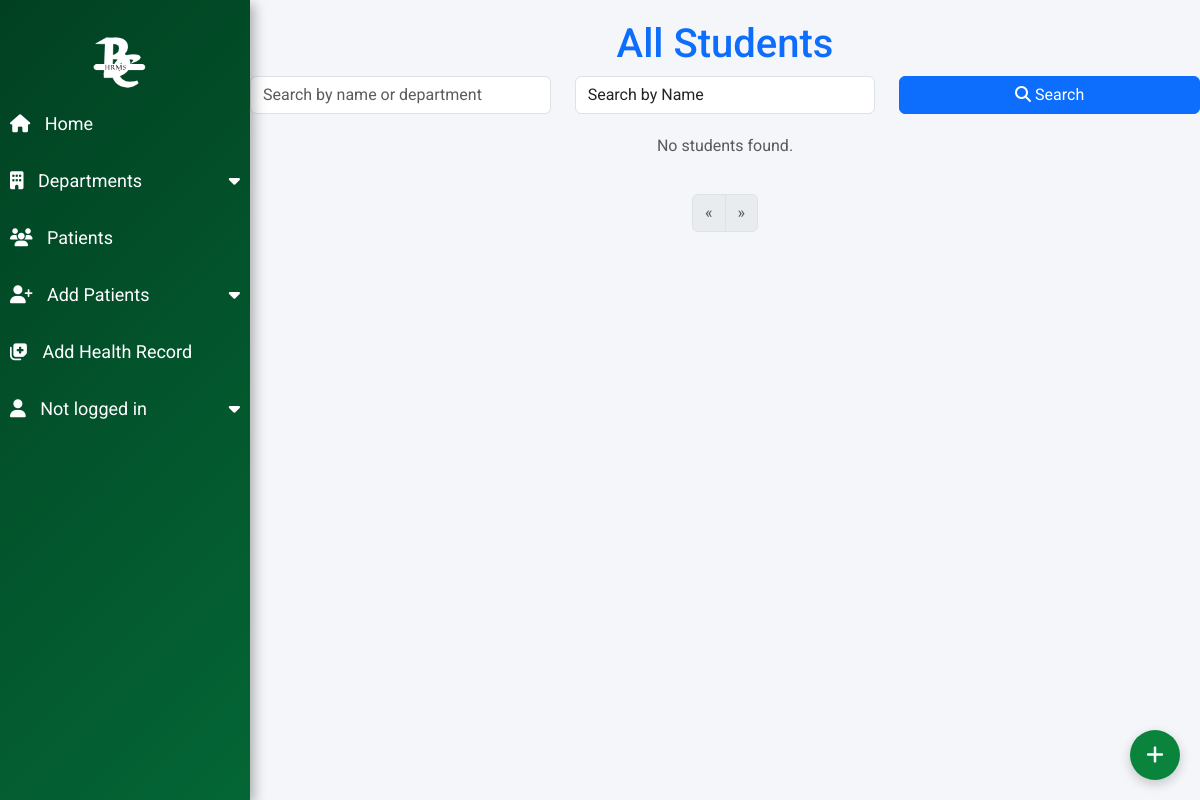
The page /all_students.php on the database as committed earlier.
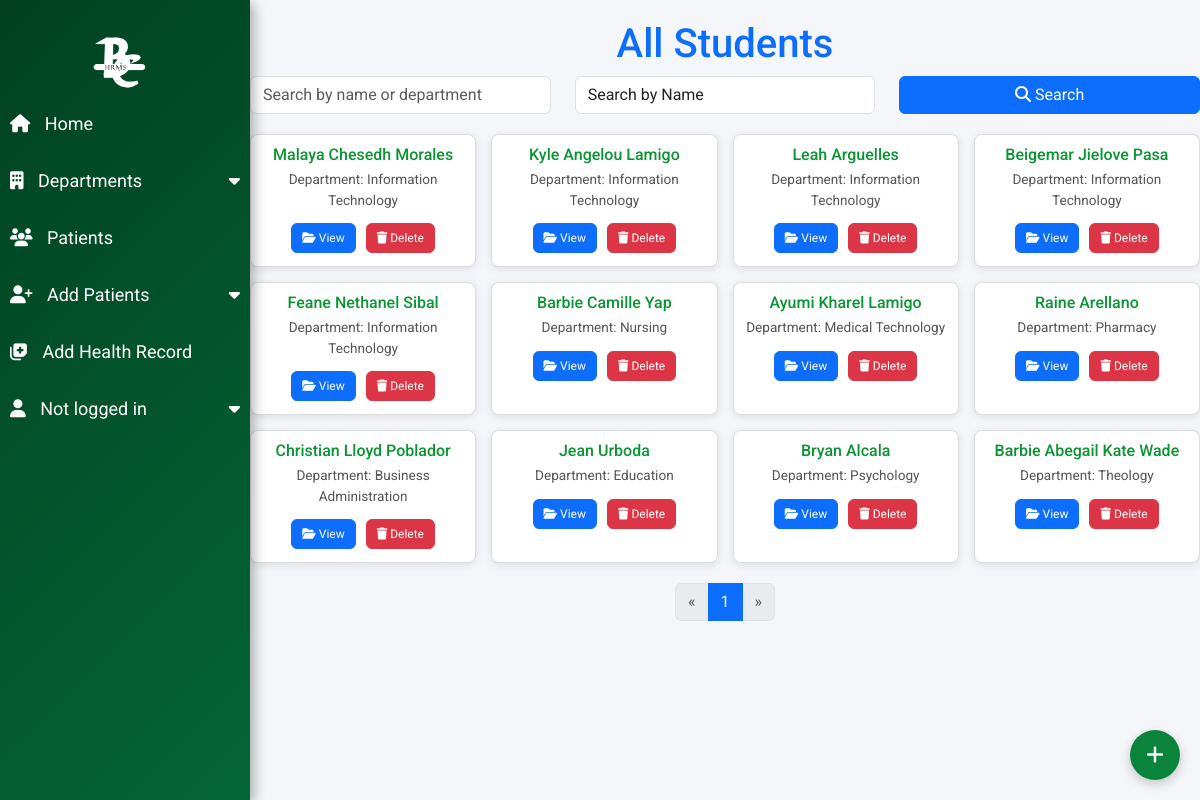
The same page on the database as committed later.
### tables this page shows
CREATE TABLE `students` (
  `id` int(11) NOT NULL,
  `first_name` varchar(50) NOT NULL,
  `last_name` varchar(50) NOT NULL,
  `department` varchar(50) NOT NULL,
  `age` int(11) DEFAULT NULL,
  `gender` enum('Male','Female') DEFAULT NULL,
  `deleted_at` datetime DEFAULT NULL
);

### all_students.php (the view, shortened to what this page needs)
<?php
require 'config.php';
$page = $_GET['page'] ?? 1;
$records_per_page = 15;
$offset = ($page - 1) * $records_per_page;
$query = $_GET['query'] ?? '';
$search_by = $_GET['search_by'] ?? 'name';
if ($search_by == 'name') {
    $stmt = $conn->prepare("SELECT id, first_name, last_name, department
        FROM students
        WHERE deleted_at IS NULL
        AND (first_name LIKE :query OR last_name LIKE :query)
        LIMIT :offset, :records_per_page");
} else {
    $stmt = $conn->prepare("SELECT id, first_name, last_name, department
        FROM students
        WHERE deleted_at IS NULL
        AND department LIKE :query
        LIMIT :offset, :records_per_page");
}
$stmt->bindValue(':query', "%$query%", PDO::PARAM_STR);
$stmt->bindValue(':offset', $offset, PDO::PARAM_INT);
$stmt->bindValue(':records_per_page', $records_per_page, PDO::PARAM_INT);
$stmt->execute();
$students = $stmt->fetchAll(PDO::FETCH_ASSOC);
if ($search_by == 'name') {
    $stmt = $conn->prepare("SELECT COUNT(*) as total
        FROM students
        WHERE deleted_at IS NULL
        AND (first_name LIKE :query OR last_name LIKE :query)");
} else {
    $stmt = $conn->prepare("SELECT COUNT(*) as total
        FROM students
        WHERE deleted_at IS NULL
        AND department LIKE :query");
}
$stmt->bindValue(':query', "%$query%", PDO::PARAM_STR);
$stmt->execute();
$total_students = $stmt->fetch(PDO::FETCH_ASSOC)['total'];
$total_pages = ceil($total_students / $records_per_page);
?>
<!DOCTYPE html>
<html lang="en">
<head>
    <link href="https://cdn.jsdelivr.net/npm/bootstrap@5.3.0-alpha3/dist/css/bootstrap.min.css" rel="stylesheet">
    <link rel="stylesheet" href="https://cdnjs.cloudflare.com/ajax/libs/font-awesome/6.4.0/css/all.min.css">
</head>
<body>
    <?php include 'sidebar.php'; ?>
    <div class="main-content">
        <h1 class="text-center text-primary">All Students</h1>
        <div class="search-bar">
            <form method="GET" action="">
                <div class="row">
                    <div class="col-md-4">
                        <input type="text" name="query" placeholder="Search by name or department" value="<?php echo htmlspecialchars($query); ?>" class="form-control">
                    </div>
                    <div class="col-md-4">
                        <select name="search_by" class="form-control">
                            <option value="name" <?php if ($search_by == 'name') echo 'selected'; ?>>Search by Name</option>
                        </select>
                    </div>
                    <div class="col-md-4">
                        <button type="submit" class="btn btn-primary w-100"><i class="fas fa-search"></i> Search</button>
                    </div>
                </div>
            </form>
        </div>
        <div class="student-grid">
            <?php if (count($students) > 0): ?>
                <?php foreach ($students as $student): ?>
                    <div class="student-card">
                        <h5 class="student-name"><?php echo htmlspecialchars($student['first_name'] . ' ' . $student['last_name']); ?></h5>
                        <p class="student-department">Department: <?php echo htmlspecialchars($student['department']); ?></p>
                        <div class="student-actions">
                            <a href="view_health_records.php?student_id=<?php echo $student['id']; ?>" class="btn btn-primary">
                                <i class="fas fa-folder-open"></i> View
                            </a>
                            <form method="POST" action="soft_delete_student.php" style="display:inline;">
                                <button type="submit" class="btn btn-danger">
                                    <i class="fas fa-trash"></i> Delete
                                </button>
                            </form>
                        </div>
                    </div>
                <?php endforeach; ?>
            <?php else: ?>
                <p class="text-center text-muted">No students found.</p>
            <?php endif; ?>
        </div>
        <nav aria-label="Page navigation">
            <ul class="pagination">
                <li class="page-item <?php if ($page <= 1) echo 'disabled'; ?>">
                    <a class="page-link" href="?page=<?php echo $page - 1; ?>&query=<?php echo urlencode($query); ?>&search_by=<?php echo urlencode($search_by); ?>" aria-label="Previous">
                        <span aria-hidden="true">&laquo;</span>
                    </a>
                </li>
                <?php for ($i = 1; $i <= $total_pages; $i++): ?>
                    <li class="page-item <?php if ($i == $page) echo 'active'; ?>">
                        <a class="page-link" href="?page=<?php echo $i; ?>&query=<?php echo urlencode($query); ?>&search_by=<?php echo urlencode($search_by); ?>"><?php echo $i; ?></a>
                    </li>
                <?php endfor; ?>
                <li class="page-item <?php if ($page >= $total_pages) echo 'disabled'; ?>">
                    <a class="page-link" href="?page=<?php echo $page + 1; ?>&query=<?php echo urlencode($query); ?>&search_by=<?php echo urlencode($search_by); ?>" aria-label="Next">
                        <span aria-hidden="true">&raquo;</span>
                    </a>
                </li>
            </ul>
        </nav>
    </div>
    <button class="fab" onclick="location.href='add_student.php'">
        <i class="fas fa-plus"></i>
    </button>
</body>
</html>

### sidebar.php (shortened to what this page needs)
<!DOCTYPE html>
<html lang="en">
<head>
    <link rel="stylesheet" href="https://cdnjs.cloudflare.com/ajax/libs/font-awesome/6.4.0/css/all.min.css">
</head>
<body>
    <div class="sidebar">
        <div class="text-center" style="display: flex; align-items: center; justify-content: center; gap: 10px;">
            <img src="BCHRMS_Logo1.png" alt="BCHRMS Logo">
        </div>
        <ul class="nav flex-column">
            <li class="nav-item">
                <a class="nav-link active" href="index.php">
                    <i class="fa-solid fa-house"></i> Home
                </a>
            </li>
            <li class="nav-item">
                <a class="nav-link" data-bs-toggle="collapse" href="#departmentCollapse" role="button" aria-expanded="false"
                    aria-controls="departmentCollapse">
                    <i class="fa-solid fa-building"></i> Departments
                </a>
            </li>
            <li class="nav-item">
                <a class="nav-link active" href="all_students.php">
                    <i class="fa-solid fa-users"></i> Patients
                </a>
            </li>
            <li class="nav-item">
                <a class="nav-link" data-bs-toggle="collapse" href="#addPatientsCollapse" role="button"
                    aria-expanded="false" aria-controls="addPatientsCollapse">
                    <i class="fa-solid fa-user-plus"></i> Add Patients
                </a>
            </li>
            <li class="nav-item">
                <a class="nav-link" href="add_health_record.php">
                    <i class="fa-solid fa-notes-medical"></i> Add Health Record
                </a>
            </li>
            <li class="nav-item">
                <a class="nav-link" data-bs-toggle="collapse" href="#userDropdown" role="button" aria-expanded="false" aria-controls="userDropdown">
                    <i class="fa-solid fa-user"></i>
                    <span id="user-role">
                        <?php
                        if (isset($_SESSION['role'])) {
                            echo "Logged in as: " . $_SESSION['role'];
                        } else {
                            echo "Not logged in";
                        }
                        ?>
                    </span>
                </a>
            </li>
        </ul>
    </div>
</body>
</html>

### all_students.php (style rules this page uses)
body { font-family: 'Roboto', sans-serif; background-color: #f4f6f9; margin: 0; padding: 0; margin-left: 250px; }
.main-content { margin: 20px auto; max-width: 1200px; }
.student-grid { display: grid; grid-template-columns: repeat(auto-fit, minmax(200px, 1fr)); gap: 15px; margin-top: 20px; }
.student-card { background: #fff; border: 1px solid #ddd; border-radius: 8px; box-shadow: 0 2px 8px rgba(0, 0, 0, 0.1); padding: 10px; text-align: center; transition: transform 0.3s, box-shadow 0.3s; }
.student-name { font-size: 1rem; font-weight: 500; color:rgb(10, 149, 51); margin-bottom: 5px; }
.student-department { font-size: 0.85rem; color: #555; margin-bottom: 10px; }
.student-actions .btn { font-size: 0.75rem; margin: 3px; padding: 5px 10px; }
.pagination { justify-content: center; margin-top: 20px; }
.fab { position: fixed; bottom: 20px; right: 20px; background-color:rgb(10, 131, 60); color: white; border: none; border-radius: 50%; width: 50px; height: 50px; display: flex; justify-content: center; align-items: center; box-shadow: 0 4px 12px rgba(0, 0, 0, 0.2); cursor: pointer; font-size: 1.25rem; z-index: 1000; }

### sidebar.php (style rules this page uses)
.sidebar { height: 100vh; width: 250px; position: fixed; top: 0; left: 0; background: linear-gradient(135deg, #014122, #046635); padding-top: 20px; color: white; overflow-y: auto; box-shadow: 4px 4px 12px rgba(0, 0, 0, 0.3); border-radius: 0px; }
.sidebar a { text-decoration: none; color: white; font-size: 18px; margin-bottom: 10px; display: block; transition: color 0.3s; padding: 10px; width: 100%; }
.sidebar a i { margin-right: 10px; }
.sidebar .text-center img { width: 80px; height: 80px; margin-right: 10px; }
.nav-item a[data-bs-toggle="collapse"]:after { content: '\f0d7'; font-family: 'Font Awesome 5 Free'; font-weight: 900; float: right; }

Rows that differ between the two databases and show on the page:
added students: first_name+last_name "Malaya Chesedh Morales", department "Information Technology"
added students: first_name+last_name "Kyle Angelou Lamigo", department "Information Technology"
added students: first_name+last_name "Leah Arguelles", department "Information Technology"
added students: first_name+last_name "Beigemar Jielove Pasa", department "Information Technology"
added students: first_name+last_name "Feane Nethanel Sibal", department "Information Technology"
added students: first_name+last_name "Barbie Camille Yap", department "Nursing"
added students: first_name+last_name "Ayumi Kharel Lamigo", department "Medical Technology"
added students: first_name+last_name "Raine Arellano", department "Pharmacy"
added students: first_name+last_name "Christian Lloyd Poblador", department "Business Administration"
added students: first_name+last_name "Jean Urboda", department "Education"
added students: first_name+last_name "Bryan Alcala", department "Psychology"
added students: first_name+last_name "Barbie Abegail Kate Wade", department "Theology"
Other text that changed with them:
new list line: "1"
text no longer shown: "No students found."
